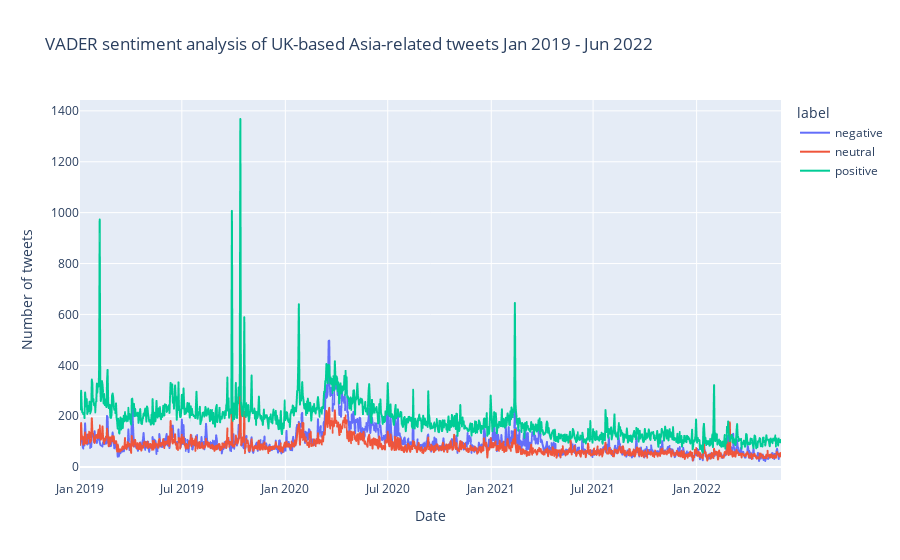

Source (notebook cell):
### Code cell
fig = px.line(sentimentOverTimeDf, x='day', y='cnt', color='label', title = "VADER sentiment analysis of UK-based Asia-related tweets Jan 2019 - Jun 2022", 
labels={
                     "day": "Date",
                     "cnt": "Number of tweets"
                 })
fig.show()

### Figure 1 — Plotly figure (JSON) as saved in the notebook; plotly's stock layout.template omitted (floating-point values rounded to 4 significant figures; data arrays with more than 128 entries replaced by an {"elided": "..."} marker saying what was removed)
{"data": [{"hovertemplate": "label=negative<br>Date=%{x}<br>Number of tweets=%{y}<extra></extra>", "legendgroup": "negative", "line": {"color": "#636efa", "dash": "solid"}, "marker": {"symbol": "circle"}, "mode": "lines", "name": "negative", "showlegend": true, "type": "scattergl", "x": {"elided": "1247 str values"}, "xaxis": "x", "y": {"elided": "1247 int values"}, "yaxis": "y"}, {"hovertemplate": "label=neutral<br>Date=%{x}<br>Number of tweets=%{y}<extra></extra>", "legendgroup": "neutral", "line": {"color": "#EF553B", "dash": "solid"}, "marker": {"symbol": "circle"}, "mode": "lines", "name": "neutral", "showlegend": true, "type": "scattergl", "x": {"elided": "1247 str values"}, "xaxis": "x", "y": {"elided": "1247 int values"}, "yaxis": "y"}, {"hovertemplate": "label=positive<br>Date=%{x}<br>Number of tweets=%{y}<extra></extra>", "legendgroup": "positive", "line": {"color": "#00cc96", "dash": "solid"}, "marker": {"symbol": "circle"}, "mode": "lines", "name": "positive", "showlegend": true, "type": "scattergl", "x": {"elided": "1247 str values"}, "xaxis": "x", "y": {"elided": "1247 int values"}, "yaxis": "y"}], "layout": {"legend": {"title": {"text": "label"}, "tracegroupgap": 0}, "title": {"text": "VADER sentiment analysis of UK-based Asia-related tweets Jan 2019 - Jun 2022"}, "xaxis": {"anchor": "y", "domain": [0, 1], "title": {"text": "Date"}}, "yaxis": {"anchor": "x", "domain": [0, 1], "title": {"text": "Number of tweets"}}}}
